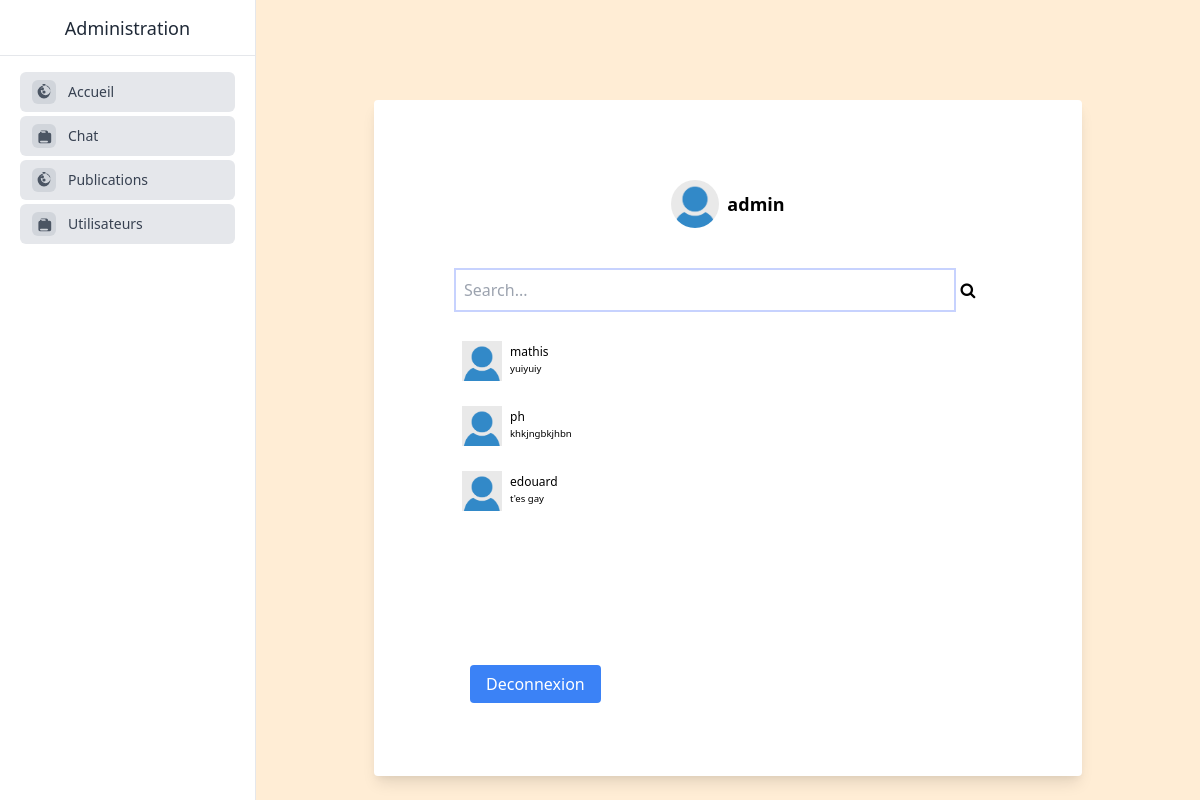
Page /backoffice.php?page=chat_home (signed in) on the committed database.
### tables this page shows
CREATE TABLE `users` (
  `user_id` int(11) NOT NULL,
  `name` varchar(255) NOT NULL,
  `username` varchar(255) NOT NULL,
  `password` varchar(1000) NOT NULL,
  `p_p` varchar(255) DEFAULT 'user-default.png',
  `last_seen` datetime NOT NULL DEFAULT current_timestamp(),
  `role` varchar(20) NOT NULL DEFAULT 'user',
  `reset` tinyint(1) NOT NULL DEFAULT 1
);

CREATE TABLE `chats` (
  `chat_id` int(11) NOT NULL,
  `from_id` int(11) NOT NULL,
  `to_id` int(11) NOT NULL,
  `message` text NOT NULL,
  `opened` tinyint(1) NOT NULL DEFAULT 0,
  `created_at` datetime NOT NULL DEFAULT current_timestamp()
);

### app/helpers/user.php (called while the page is built)
<?php
function getUser($username, $conn){
   $sql = "SELECT * FROM users
           WHERE username=?";
   $stmt = $conn->prepare($sql);
   $stmt->execute([$username]);
   if ($stmt->rowCount() === 1) {
   	 $user = $stmt->fetch();
   	 return $user;
   }else {
   	$user = [];
   	return $user;
   }
}

### app/helpers/conversations.php (called while the page is built)
<?php
function getConversation($user_id, $conn){
    $sql = "SELECT * FROM conversations
            WHERE user_1=? OR user_2=?
            ORDER BY conversation_id DESC";
    $stmt = $conn->prepare($sql);
    $stmt->execute([$user_id, $user_id]);
    if($stmt->rowCount() > 0){
        $conversations = $stmt->fetchAll();
        $user_data = [];
        foreach($conversations as $conversation){
            if ($conversation['user_1'] == $user_id) {
            	$sql2  = "SELECT *
            	          FROM users WHERE user_id=?";
            	$stmt2 = $conn->prepare($sql2);
            	$stmt2->execute([$conversation['user_2']]);
            }else {
            	$sql2  = "SELECT *
            	          FROM users WHERE user_id=?";
            	$stmt2 = $conn->prepare($sql2);
            	$stmt2->execute([$conversation['user_1']]);
            }
            $allConversations = $stmt2->fetchAll();
            array_push($user_data, $allConversations[0]);
        }
        return $user_data;
    }else {
    	$conversations = [];
    	return $conversations;
    }
}

### app/helpers/last_chat.php (called while the page is built)
<?php
function lastChat($id_1, $id_2, $conn){
   $sql = "SELECT * FROM chats
           WHERE (from_id=? AND to_id=?)
           OR    (to_id=? AND from_id=?)
           ORDER BY chat_id DESC LIMIT 1";
    $stmt = $conn->prepare($sql);
    $stmt->execute([$id_1, $id_2, $id_1, $id_2]);
    if ($stmt->rowCount() > 0) {
    	$chat = $stmt->fetch();
    	return $chat['message'];
    }else {
    	$chat = '';
    	return $chat;
    }
}

### pages/chat_home.php (the view, shortened to what this page needs)
<?php
if($_SESSION['role'] != 'influenceur'){
?>
<?php
if (isset($_SESSION['username'])) {
    include 'app/db.conn.php';
    include 'app/helpers/user.php';
    include 'app/helpers/conversations.php';
    include 'app/helpers/last_chat.php';
    $user = getUser($_SESSION['username'], $conn);
    $conversations = getConversation($user['user_id'], $conn);
?>
    <!DOCTYPE html>
    <html lang="en">
    <head>
        <link rel="stylesheet" href="https://cdnjs.cloudflare.com/ajax/libs/tailwindcss/2.2.7/tailwind.min.css%22%3E
        <title>Chat App - Home</title>
        <link rel="stylesheet" href="style/styles.css">
        <link rel="stylesheet" href="https://cdnjs.cloudflare.com/ajax/libs/font-awesome/4.7.0/css/font-awesome.min.css">
    </head>
    <body class="chat_body">
        <div name="chat" class="w-3/4 h-3/4 m-auto">
            <div name="container" class="container mx-auto rounded shadow-lg bg-white p-20">
            <div name="users-informations" class="text-center pb-10">
                <div class="flex items-center justify-center">
                    <img src="uploads/<?=$user['p_p']?>" class="w-12 h-12 rounded-full">
                    <h3 class="text-lg font-semibold ml-2"><?=$user['name']?></h3>
                </div>
            </div>
            <div class="mb-4">
                <input type="text" placeholder="Search..." id="searchText" class="p-2 w-11/12 border-solid border-2 border-indigo-200">
                <button class="btn btn-primary" id="serachBtn"><i class="fa fa-search"></i></button>
            </div>
                <ul id="chatList" class="h-80 overflow-auto">
                    <?php if (!empty($conversations)) { ?>
                        <?php foreach ($conversations as $conversation) { ?>
                            <li class="list-group-item">
                                <a href="chat.php?user=<?= $conversation['username'] ?>" class="flex justify-between items-center p-2">
                                    <div class="flex items-center">
                                        <img src="uploads/<?= $conversation['p_p'] ?>" class="w-10 rounded-circle">
                                        <h3 class="text-xs m-2">
                                            <?= $conversation['name'] ?><br>
                                            <small>
                                                <?php
                                                echo lastChat($_SESSION['user_id'], $conversation['user_id'], $conn);
                                                ?>
                                            </small>
                                        </h3>
                                    </div>
                                </a>
                            </li>
                        <?php } ?>
                    <?php } ?>
                </ul>
                <div name="Buttons" class="mt-6">
                <a href="logout.php" class="admin_btn mt-4">Deconnexion</a>
            </div>
            </div>
        </div>
    </body>
    </html>
<?php
} else {
    header("Location: ./index.php");
    exit;
}
?>
<?php
}
else{
	header("Location: backoffice.php");
   	exit;
}
?>

### rows in the picture
users: p_p (placeholder picture), name "admin"
users: p_p (placeholder picture), name "mathis", user_id.message "yuiyuiy"
users: p_p (placeholder picture), name "ph", user_id.message "khkjngbkjhbn"
users: p_p (placeholder picture), name "edouard", user_id.message "t'es gay"
